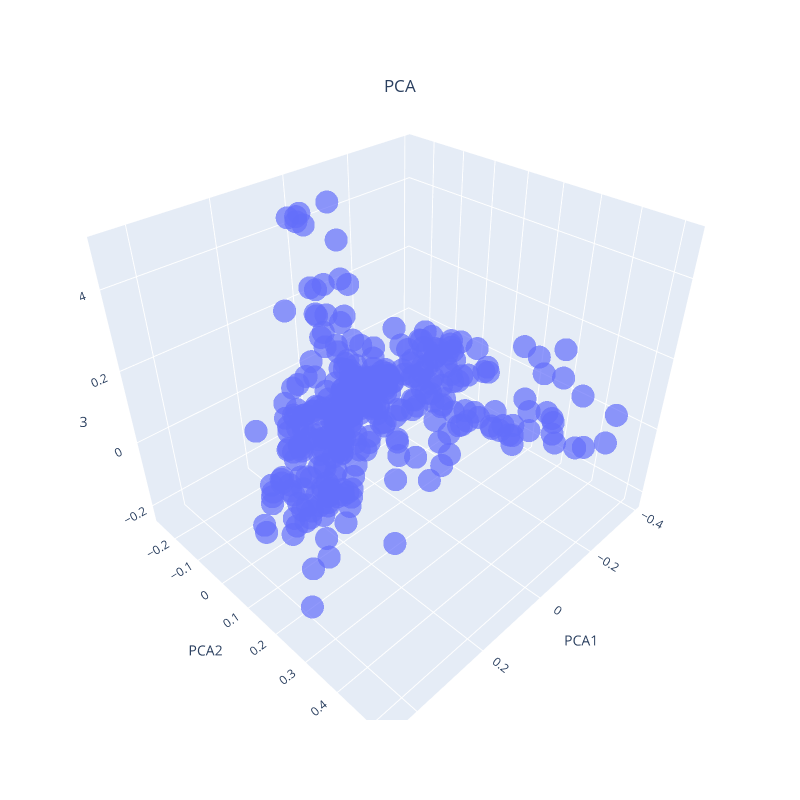

Notebook code cell kept with this figure:
### Markdown cell above
Zostajemy przy 3, w celu przyszłych wizualizacji

### Code cell
fig = px.scatter_3d(x=matrix_pca[:, 0], y=matrix_pca[:, 1], z=matrix_pca[:, 2],
                    size_max=30, opacity=0.7,
                    labels = {"x" :"PCA1", "y": "PCA2", "z" : "PCA3"})

fig.update_layout(title ="PCA", title_x =0.5, title_y=0.9, width=800, height=800)

fig.show()

### Figure 1 — Plotly figure (JSON) as saved in the notebook; plotly's stock layout.template omitted (floating-point values rounded to 4 significant figures; data arrays with more than 128 entries replaced by an {"elided": "..."} marker saying what was removed)
{"data": [{"hovertemplate": "PCA1=%{x}<br>PCA2=%{y}<br>PCA3=%{z}<extra></extra>", "legendgroup": "", "marker": {"color": "#636efa", "opacity": 0.7, "symbol": "circle"}, "mode": "markers", "name": "", "scene": "scene", "showlegend": false, "type": "scatter3d", "x": {"elided": "376 float values"}, "y": {"elided": "376 float values"}, "z": {"elided": "376 float values"}}], "layout": {"height": 800, "legend": {"tracegroupgap": 0}, "margin": {"t": 60}, "scene": {"domain": {"x": [0, 1], "y": [0, 1]}, "xaxis": {"title": {"text": "PCA1"}}, "yaxis": {"title": {"text": "PCA2"}}, "zaxis": {"title": {"text": "PCA3"}}}, "title": {"text": "PCA", "x": 0.5, "y": 0.9}, "width": 800}}
